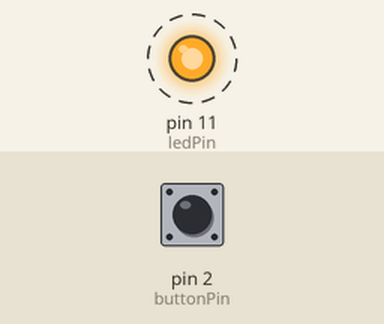
Bench run of a sketch on a simulated Arduino Uno, built with avr-gcc and run on an emulated ATmega328P. On the bench: output pins drawn as LEDs (lit = HIGH). Dashed ring = blinking. The inputs (shaded band) are chosen by the test bench; at power-on: pin 2 (buttonPin) LOW. What the sketch prints to the serial monitor is not drawn.

Above: at 0.5 s.
Timing chart, 0 to 4.6 s (numbered marks = the images above):
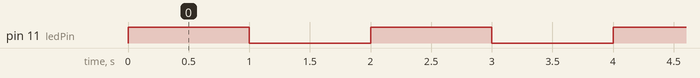

The sketch:

W06-09-delayProblem_timerSolution.ino
```cpp
// W06-09-delayProblem_timerSolution
// open serial PLOTTER once code is uploaded

// need button circuit on pin 2, led on pin 11
int buttonPin = 2;
int buttonState = 0;

// led variables
int ledPin = 11;
int ledState = 0;

// timer variables
unsigned long timeNow = 0;
unsigned long ledBlink_Interval = 250;
unsigned long ledBlink_Start = 0;


void setup() {
  // put your setup code here, to run once:
  Serial.begin(9600);
  // next line is for testing only - NOT in production
  while (!Serial); // have to open the serial MONITOR or PLOTTER to get past this line
  pinMode(buttonPin, INPUT);
  pinMode(ledPin,    OUTPUT);
}

void loop() {

  // open PLOTTER to see what is happening

  // read the button
  buttonState = digitalRead( buttonPin );
  Serial.print ("button = ");
  Serial.print ( buttonState );
  Serial.print ('\t');


  //***** delay solution *****
    ledState = 1 - ledState;         // toggle LED
    digitalWrite(ledPin, ledState);  // write to LED
    printLEDState();                 // print out LED state

    delay(1000);                     // delay 1 second for blink
  // ***** delay solution *****


//    // ***** timer solution *****
    //   timeNow = millis();

    //   // NOTE::  timeNow - ledBlink_Start == elapsed time
    //   if ( timeNow - ledBlink_Start  > ledBlink_Interval ) {
    //      ledState = 1 - ledState;             // toggle LED
    //      ledBlink_Start += ledBlink_Interval; // reset timer
    //   }

    //  digitalWrite(ledPin, ledState); // write to LED
    //  printLEDState();                // print out LED state
//    // ***** end timer solution *****

  Serial.println();
}


void printLEDState() {
  //int shift = 0; // move the LED above the botton on display
  // output the state to monitor
  if (ledState == 1) {
    Serial.print("LED HIGH\t");
    //Serial.print(1 + shift);
  } else {
    Serial.print("LED LOW\t");
    //Serial.print(0 + shift);
  }
}
```

Measured:
- by itself, pin 11 (ledPin): alternates HIGH for 1.0 s and LOW for 1.0 s
